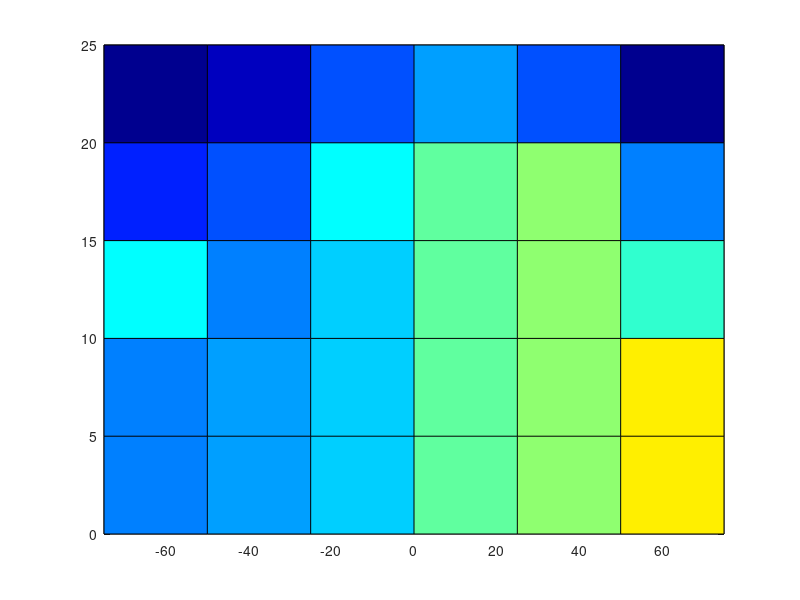

Recreate this plot in MATLAB. (Note: this script raises an error after producing the figure.)
addpath /asl/matlib/h4tools
addpath /home/sergio/MATLABCODE/CONVERT_GAS_UNITS

%% Figure 6(a) https://www.atmos-chem-phys.net/17/3861/2017/acp-17-3861-2017.pdf 
%% estimate data at lat [-75 -50 -25 0 +25 +50 +75]  and at height [5 10 15 20 25] km
%% each colorbar unit is 5/8 ppm (5 ppm in 8 steps)
delta = 5/8;
hgts = 0:5:25; lats = -75 : 25 : 75;

%% january 2010
data1x = 385 + delta * [0  1  2  5  6  9  9; ...     %% 5 km
                        3  0  2  5  6  4  4; ...     %% 10 km
                       -2 -1  3  5  6  0 -2; ...     %% 15 km
                       -6 -4 -1  1 -1 -7 -7; ...     %% 20 km
                       -8 -8 -4  0 -1 -7 -7;];       %% 25 km
%% march 2010
data3x = 385 + delta * [1  1  2  5  7 12 12; ...     %% 5 km
                        0  1  3  7  9  9  3; ...     %% 10 km
                       -2  1  3  6  8  1 -2; ...     %% 15 km
                       -8 -7 -4  3  4 -1 -3; ...     %% 20 km
                       -8 -8 -6  1 -2 -8 -8;];       %% 25 km
%% may 2010
data5x = 385 + delta * [3  4  5  8  12 12 12; ...     %% 5 km
                        3  4  6  8  10  8  6; ...     %% 10 km
                       -3  1  5  8  8  -3 -1; ...     %% 15 km
                       -8 -4 1   6  3 -2 -4; ...     %% 20 km
                       -8 -6 -1  0 -1 -3 -5;];       %% 25 km
%% july 2010
data7x = 385 + delta * [4  4  6  8  8  1 -3; ...     %% 5 km
                        3  3  6  8  8  3  3; ...     %% 10 km
                       -3 -2  6  8  8  6  4; ...     %% 15 km
                       -8 -5 -2  8  5 -2 -2; ...     %% 20 km
                       -8 -5 -1  1  1 -1 -2;];       %% 25 km
%% sept 2010
data9x = 385 + delta * [5  5  6  5  5  4 -2; ...     %% 5 km
                        4  4  6  5  4  4  4; ...     %% 10 km
                       -3 3   5  5  5  6  6; ...     %% 15 km
                       -6 -6 3   6  5  3 3; ...     %% 20 km
                       -7 -5 -1  1  1 -1 -2;];       %% 25 km
%% nov 2010
data11x = 385 + delta * [4  5  5  6  7  8  9; ...     %% 5 km
                         3  4  6  6  7  7  6; ...     %% 10 km
                        -3  3  5  6  5  4  3; ...     %% 15 km
                        -6 -4  3  6  4 -2 -4; ...     %% 20 km
                        -6 -3 -3  1  1 -3 -4;];       %% 25 km
data1 = zeros(6,7);  data1(1,:) =  data1x(1,:);  data1(2:6,:) =  data1x;  imagesc(lats,hgts,data1);  pcolor(lats,hgts,data1);  colormap jet; colorbar; shading interp; set(gca,'ydir','normal'); 
data3 = zeros(6,7);  data3(1,:) =  data3x(1,:);  data3(2:6,:) =  data3x;  imagesc(lats,hgts,data3);  pcolor(lats,hgts,data3);  colormap jet; colorbar; shading interp; set(gca,'ydir','normal'); 
data5 = zeros(6,7);  data5(1,:) =  data5x(1,:);  data5(2:6,:) =  data5x;  imagesc(lats,hgts,data5);  pcolor(lats,hgts,data5);  colormap jet; colorbar; shading interp; set(gca,'ydir','normal'); 
data7 = zeros(6,7);  data7(1,:) =  data7x(1,:);  data7(2:6,:) =  data7x;  imagesc(lats,hgts,data7);  pcolor(lats,hgts,data7);  colormap jet; colorbar; shading interp; set(gca,'ydir','normal'); 
data9 = zeros(6,7);  data9(1,:) =  data9x(1,:);  data9(2:6,:) =  data9x;  imagesc(lats,hgts,data9);  pcolor(lats,hgts,data9);  colormap jet; colorbar; shading interp; set(gca,'ydir','normal'); 
data11 = zeros(6,7); data11(1,:) = data11x(1,:); data11(2:6,:) = data11x; imagesc(lats,hgts,data11); pcolor(lats,hgts,data11); colormap jet; colorbar; shading interp; set(gca,'ydir','normal'); 

%% co2junk = 370 + (yyjunk-2002)*2.2
co2_2010 = (2010.5-2002)*2.2 + 370; 
for ii = 1 : 2 : 11
  str = ['xdata = data' num2str(ii) ';']; eval(str);
  pcolor(lats,hgts,xdata); caxis([380 395]); colormap jet; colorbar; shading interp; set(gca,'ydir','normal'); title(num2str(ii)); pause(0.1)
end
for ii = 1 : 2 : 11
  str = ['xdata = data' num2str(ii) ';']; eval(str);
  pcolor(lats,hgts,xdata-co2_2010); caxis([-7 +7]); colormap(usa2); colorbar; shading interp; set(gca,'ydir','normal'); title(num2str(ii)); pause(0.1)
end
alldata(1,:,:) = data1;
alldata(2,:,:) = data3;
alldata(3,:,:) = data5;
alldata(4,:,:) = data7;
alldata(5,:,:) = data9;
alldata(6,:,:) = data11;

iaDates = [1 3 5 7 9 11];
for ii = 1 : 12
  for ll = 1 : 7
    for hh = 1 : 6
      junk(hh,ll) = interp1(iaDates,squeeze(alldata(:,hh,ll)),ii,[],'extrap');
    end
  end
  figure(1);
  pcolor(lats,hgts,junk-co2_2010); caxis([-7 +7]); colormap(usa2); colorbar; shading interp; set(gca,'ydir','normal'); title(num2str(ii)); pause
  savex00(ii,:) = junk(1,:);
  savex10(ii,:) = junk(3,:);
  savex20(ii,:) = junk(5,:);
end

figure(2); 
pcolor(lats,1:12,savex00 - co2_2010); shading interp; xlabel('Latitude'); ylabel('time in months'); 
title('Surface CO2 change wrt mid year (ppm)')

figure(3); 
pcolor(lats,1:12,savex10 - co2_2010); shading interp; xlabel('Latitude'); ylabel('time in months'); 
title('10 km CO2 change wrt mid year (ppm)')

figure(4); 
pcolor(lats,1:12,savex20 - co2_2010); shading interp; xlabel('Latitude'); ylabel('time in months'); 
title('20 km CO2 change wrt mid year (ppm)')

for ii = 2 : 4
  figure(ii); caxis([-5 5]); colorbar
end

error('oo')
    
for ii = 1 : 365
  fin  = ['AnomSym/timestep_' num2str(ii) '_16day_avg.rp.rtp'];
  fout = ['AnomSym/timestep_' num2str(ii) '_16day_avg_co2ageofair.rp.rtp'];
  if exist(fin)
    [h,ha,p,pa] = rtpread(fin);
    px = p;
    [ppmvLAY,ppmvAVG,ppmvMAX,pavgLAY,tavgLAY,ppmv500,ppmv75] = layers2ppmv(h,px,1:length(px.stemp),2);
    semilogy(ppmvLAY,pavgLAY);
    error(';kgs;kljgs')
    rtpwrite(fout,h,ha,px,pa);
  end
end
